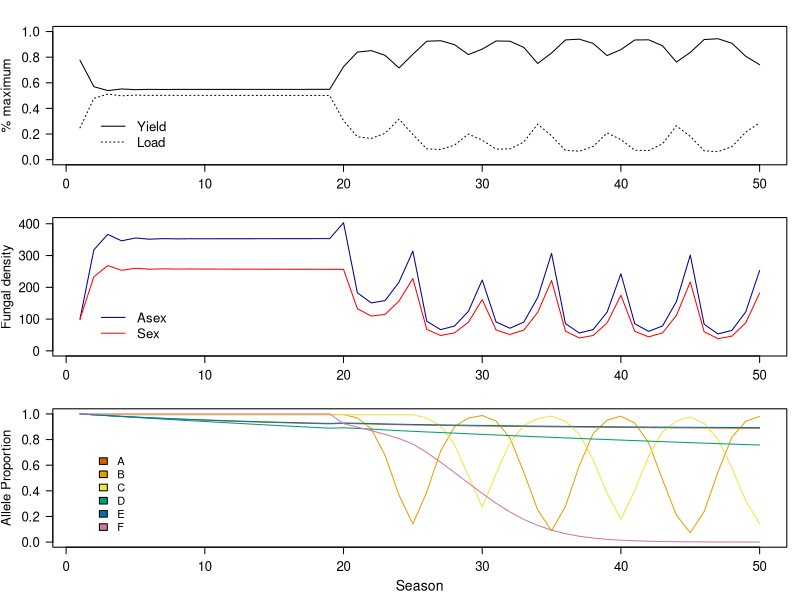
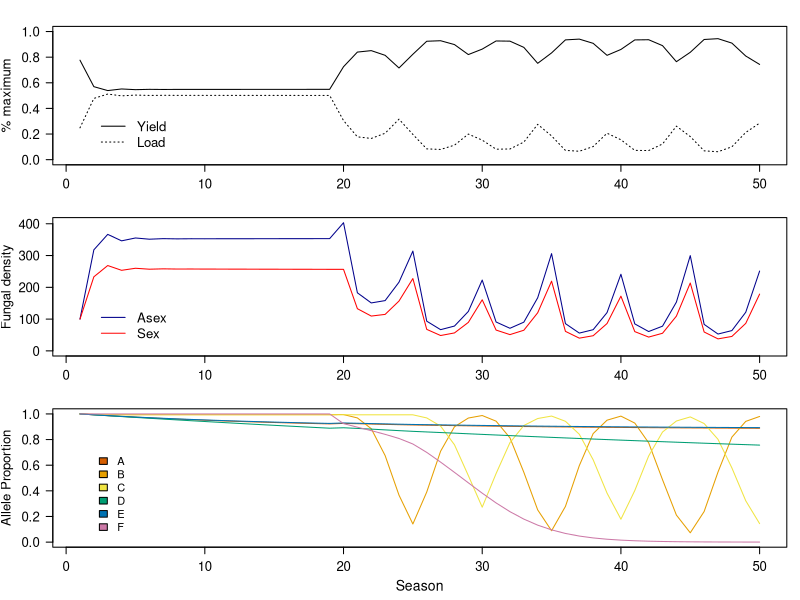
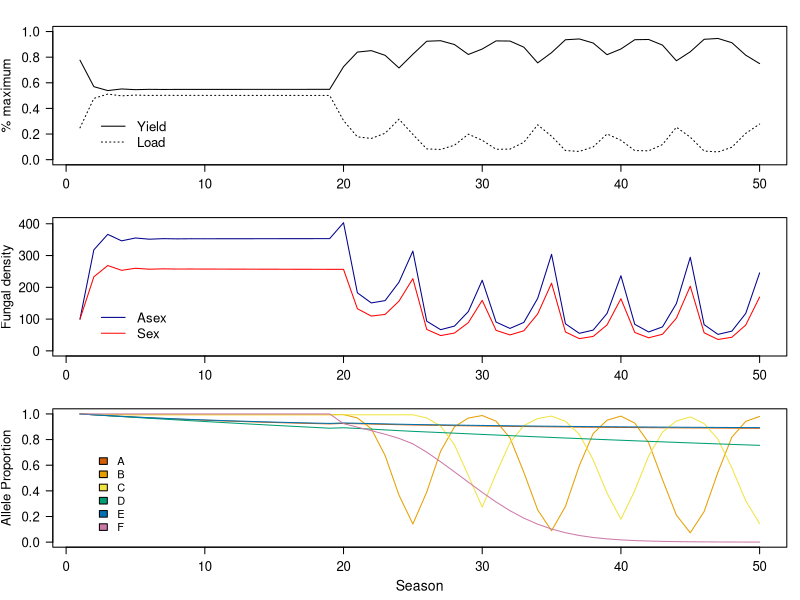
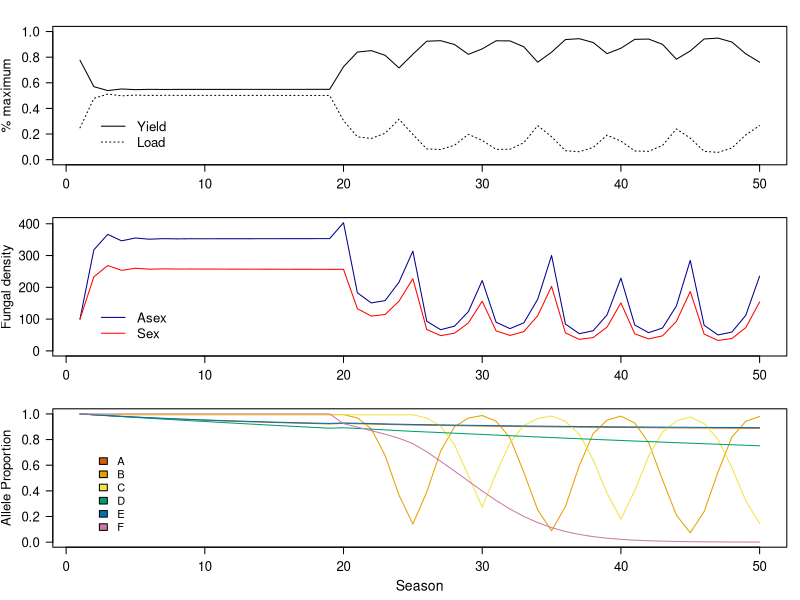
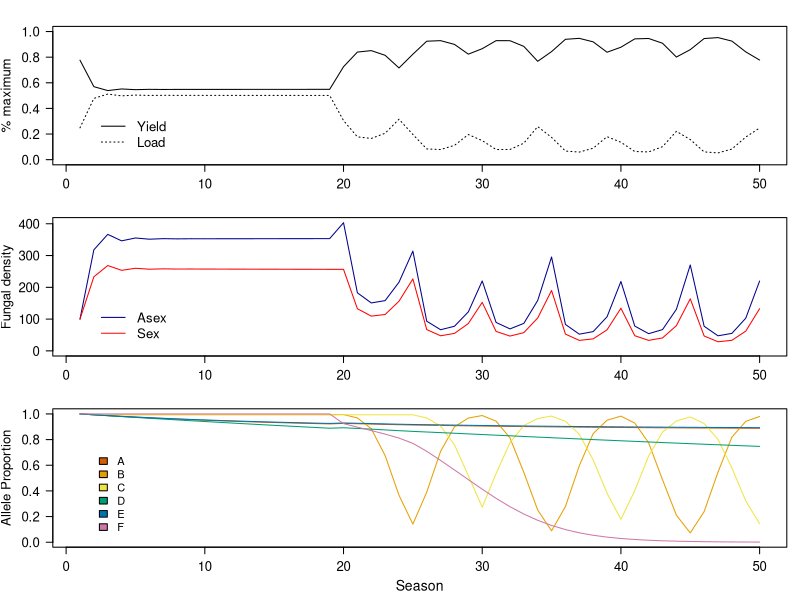
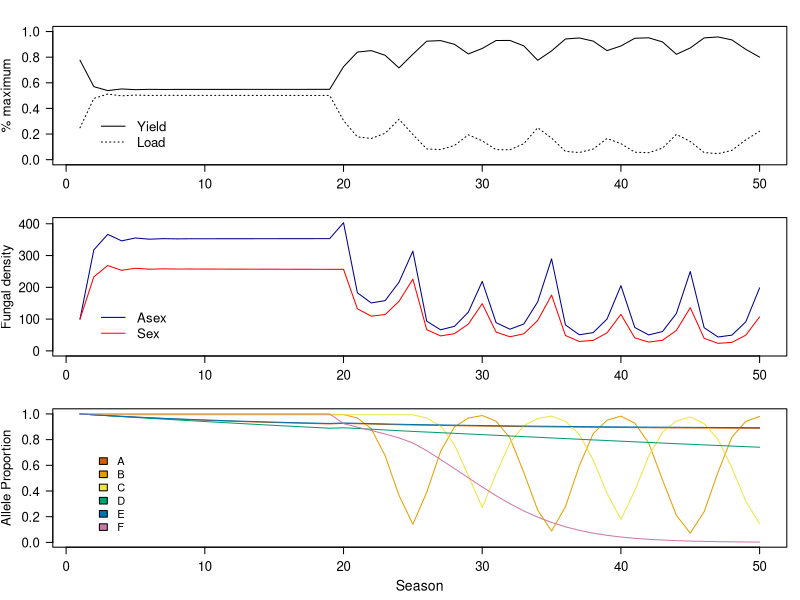
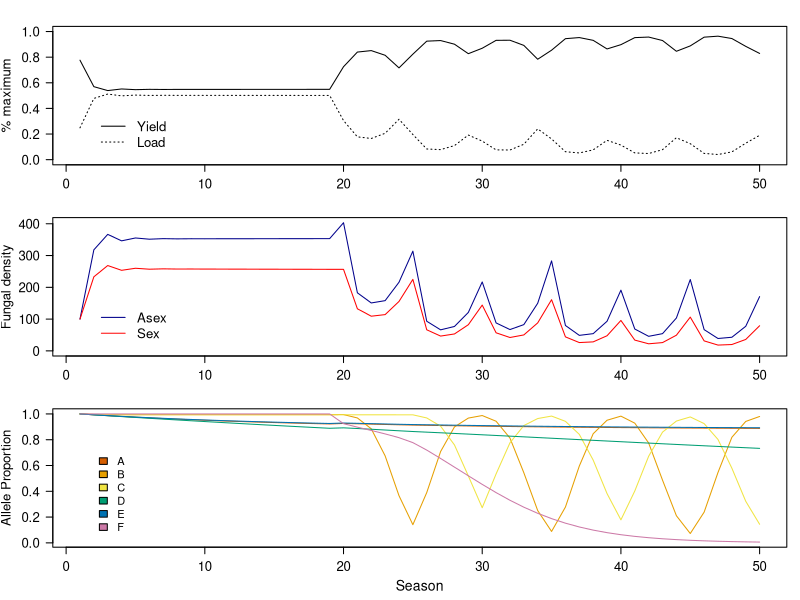
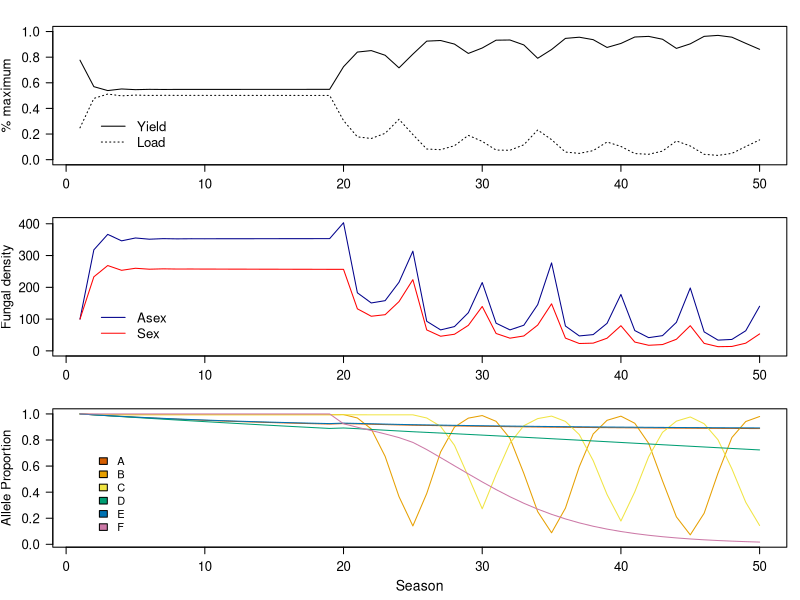

These charts were generated, in order, by the following R code: (Note: this script raises an error after producing the figures.)
##A model of a fungal plant pathogen on a plant crop in a single field
##We will model uninfected (S), infected (I) plants using S and I to match SI model for epidemiology



library(stringr)
library(fBasics)
library(data.table)

##------------------------------------------------------------------------------------------------------------
##Scenario
	scenario<-1

##matrix to store results in
	grand.res<-NULL

	params<-1:135
	yield_params<-matrix(NA,nrow=length(params),ncol=50)
	
	my.seq<-sort(c(seq(0,1.0,length.out=11),c(0.85,0.95,0.975,0.99)))
	
	param_lethality<-rep(my.seq,9)
	        
	param_sex<-c(rep(0.4,45),rep(0.9,90))
	param_sexresist<-c(rep(0.05,90),rep(0.85,45))
	param_selfish<-rep(rep(c(10,20,100),each=15),3)
	
for (param in params) {	

##1) Define parameter values 

##Total time to run the simulation
	nseasons<-50
##Maximum number of asexual generations completed on the crop plant each season
	ngens<-5
##Mutation Rate
	mut=c(mut_A=0.001,mut_B=0.001,mut_C=0.001,mut_D=0.001,mut_E=0.001,mut_F=0.00)
##Proportionate yield of infected plants
	Inf_Yield<-0.1
##Toggle whether to additionally plot the within-season dynamics for the final season - by default plots seasons
	plot.within.season<-FALSE

##Wild-type (ABCDEF) parameter values for asexual stages
	##A) Fecundity (Number of Offspring) in soil/debris in spring
	##B) Infection of plants
	##C) Growth on plants
	##D) Proportion of Sex Offspring at end of season
	##E) Winter Survival
	##F) Gene Drive locus

	wt.params<-c(Fecundity=1.3,Infection=0.9,Growth=1.5, Pro_sex=param_sex[param], Survival=0.9,Blank=1)
	wt.alleles<-c("A","B","C","D","E","F")

##Effects of antifungal control on parameter values = selection coefficient of WT in fungicide environment
	control_effect<-c(control_effect_A=0.2,control_effect_B=0.2,control_effect_C=0.2,control_effect_D=0.2,control_effect_E=0.2,control_effect_F=0.2)
##Efficacy of resistance, i.e. how close does resistance get proportionately to restoring original parameter value
	efficacy_resistance<-c(efficacy_resistance_A=0.01,efficacy_resistance_B=0.01,efficacy_resistance_C=0.01,efficacy_resistance_D=0.01,efficacy_resistance_E=0.01,efficacy_resistance_F=0.01) 
##Cost of resistance = selection coefficient of resistant allele in wildtype environment without fungicide
	cost_resistance<-c(cost_resistance_A=0.05,cost_resistance_B=0.2,cost_resistance_C=0.2,cost_resistance_D=param_sexresist[param],cost_resistance_E=0.05,cost_resistance_F=0.05) 
	
	my.model<-8
	
##Gene drive parameters - TIM ADDED INOCULUM SIZE OF GENE DRIVE SPORES
		gene_drive.params<- c(Lethality = param_lethality[param] ,Selfishness = param_selfish[param], Fecundity_Inhibition = 0, Infection_Inhibition = 0, Growth_Inhibition = 0, Sex_Inhibition = 0, Survival_Inhibition=0, Inoculum = 50)
   	
    ##NB Compare with Burt 2003, epsilon = Selfishness/(Selfishness+1), and Selfishness = epsilon/(1-epsilon)
	##Where epsilon is probability of F converted to f in Homing Endonuclease Gene
	##Selfishness = 9 equates to epsilon = 0.9, default used in Burt paper (10 = 0.91)
	##Selfishness = 20 equates to epsilon = 0.952381. (19 = epsilon 0.95)
	##Selfishness = 99 (or 100 rounding) equates to epsilon =0.99, cited as realistic high value in yeast in Burt


##Assigns when the prescribed control measure is applied
	gene_drive<-array(FALSE,dim=c(nseasons,1))
	fungicide<-array(1,dim=c(nseasons,ngens,5))	

##The set of possible models to consider
	model.choices<-c("No_control","One_Fungi_20","Two_Fungi_Simult","Two_Fungi_Alt","HaploidGeneDrive","DiploidGeneDrive","HaploidFungicide","DiploidFungicide")
##change my.model to select a model

	
	#my.model<-8
	which.model<-model.choices[my.model]

	## a) No control
	 if (which.model=="No_control") {
			}
			
	##Fungicide models from here

	## b) One fungicide, 20 seasons
	 if (which.model=="One_Fungi_20") {
	  which.seasons<-20:40
	  which.fungicide<-1
	  fungicide[which.seasons,, which.fungicide]<-2
    	 }
    	
   	##c) Two fungicides simultaneously
	 if (which.model=="Two_Fungi_Simult") {
	  which.seasons<-20:50
	  which.fungicide<-c(2,3)
	  fungicide[which.seasons,, which.fungicide]<-2
    	}   	

	## d) Alternating fungicides every 5 years
	 if (which.model=="Two_Fungi_Alt") {
	  which.fungicide<-c(2,3)
	  fungicide[c(20:24,30:34,40:44),, which.fungicide[1]]<-2
	  fungicide[c(20:24,30:34,40:44)+5,, which.fungicide[2]]<-2
    	}

	##Gene drive models from here

    ## e) Haploid gene drive - need to set lethality to 0, which parameter is affected and inhibition amount above.
     if (which.model=="HaploidGeneDrive") {
     	##Gene drive parameters - TIM ADDED INOCULUM SIZE OF GENE DRIVE SPORES
		gene_drive.params<- c(Lethality = 0.0 ,Selfishness = param_selfish[param], Fecundity_Inhibition = 0.2, Infection_Inhibition = param_effect[param], Growth_Inhibition = 0.2, Sex_Inhibition = 0.2, Survival_Inhibition=0.2, Inoculum = 50)
		##Selector for which stage the gene_drive is affecting in haploid model
		gene_drive_control<-c(2)
		##when is the gene drive started
		  gene_drive[20:nseasons]<-TRUE
    	}
 
    	
    ##f) Diploid gene drive -  need to set lethality to >0, e.g. 0.99 and inhibition parameters to zero.
  if (which.model=="DiploidGeneDrive") {
     	##Gene drive parameters - TIM ADDED INOCULUM SIZE OF GENE DRIVE SPORES
    gene_drive.params<- c(Lethality = param_lethality[param] ,Selfishness = param_selfish[param], Fecundity_Inhibition = 0, Infection_Inhibition = 0, Growth_Inhibition = 0, Sex_Inhibition = 0, Survival_Inhibition=0, Inoculum = 50)
    ##Selector for which stage the gene_drive is affecting in haploid model - REQUIRED BUT NOT USED IN THIS VERSION
		gene_drive_control<-c(2)		  
		gene_drive[20:nseasons]<-TRUE
    	}
    
	## g) Haploid gene drive plus one fungicide
   	if (which.model=="HaploidFungicide") {
   	  ##Gene drive parameters - TIM ADDED INOCULUM SIZE OF GENE DRIVE SPORES
   	  gene_drive.params<- c(Lethality = param_lethality[param] ,Selfishness = param_selfish[param], Fecundity_Inhibition = 0, Infection_Inhibition = 0, Growth_Inhibition = 0, Sex_Inhibition = 0, Survival_Inhibition=0, Inoculum = 50)
   	  ##Selector for which stage the gene_drive is affecting in haploid model - REQUIRED BUT NOT USED IN THIS VERSION
   	  gene_drive_control<-c(2)		  
   	  gene_drive[20:nseasons]<-TRUE
   	  which.seasons<-20:50
	  		which.fungicide<-c(3)
	  		fungicide[which.seasons,, which.fungicide]<-2
    	}
    	
     ##h) Diploid gene drive + fungicide
  if (which.model=="DiploidFungicide") {
     	##Gene drive parameters - TIM ADDED INOCULUM SIZE OF GENE DRIVE SPORES
    gene_drive.params<- c(Lethality = param_lethality[param] ,Selfishness = param_selfish[param], Fecundity_Inhibition = 0, Infection_Inhibition = 0, Growth_Inhibition = 0, Sex_Inhibition = 0, Survival_Inhibition=0, Inoculum = 50)
    ##Selector for which stage the gene_drive is affecting in haploid model - REQUIRED BUT NOT USED IN THIS VERSION
		gene_drive_control<-c(2)		  
		gene_drive[20:nseasons]<-TRUE
		which.fungicide<-c(2,3)
		fungicide[c(20:24,30:34,40:44),, which.fungicide[1]]<-2
		fungicide[c(20:24,30:34,40:44)+5,, which.fungicide[2]]<-2
  }
   	
    
#----------------------------------------------------------------------------------------------------------------

##2) Construct the mutation table

##TIM JAN 2026- rearranged order of some lines as wasn't working from cold
	Genotype.combos<-expand.grid(c(0,1),c(0,1),c(0,1),c(0,1),c(0,1),c(0,1))
	Genotype.ids<-apply(expand.grid(c("A","a"),c("B","b"),c("C","c"),c("D","d"),c("E","e"),c("F","f")),1,function(x) paste(x,collapse=""))
	##Set up mutation matrix
	mut.list<-list()
	for (i in (1:6)) {
	  mut.list[[i]]<-outer(substring(Genotype.ids,i,i),substring(Genotype.ids,i,i),"==")
	  mut.list[[i]][mut.list[[i]]]<-(1-mut[i])
	  mut.list[[i]][!mut.list[[i]]]<-mut[i]
	}
	mut.matrix<-mut.list[[1]]*mut.list[[2]]*mut.list[[3]]*mut.list[[4]]*mut.list[[5]]*mut.list[[6]]
	

#-----------------------------------------------------------------------------------------
		
##3) Build the parameter array for asexual steps, initially with wildtype values
	##Each matrix in the array contains the associated coefficients for each different locus
	Asex.params<-array(dim=c(2,length(Genotype.ids),length(wt.params)))
	dimnames(Asex.params)[[1]]<-c("None","Control")
	##Row 1 = values when fungicide for that life stage is absent
	##Row 2 = values when fungicide for that life stage is present
	dimnames(Asex.params)[[2]]<-Genotype.ids
	##Columns = each genotype in Genotype.ids
	dimnames(Asex.params)[[3]]<-names(wt.params)
	for (i in (1:length(wt.params))) {Asex.params[,,i]<-wt.params[i]
	Asex.params[1,!grepl(wt.alleles[i],Genotype.ids,fixed=TRUE),i]<-wt.params[i]*(1-cost_resistance[i])}
	for (i in (1:5)) {
	  Asex.params[2, grepl(wt.alleles[i],Genotype.ids,fixed=TRUE),i]<-wt.params[i]*(1-control_effect[i])  
	  ##Values for wild-type allele: first number = value without control, second number = value with control
	  Asex.params[2, !grepl(wt.alleles[i],Genotype.ids,fixed=TRUE),i]<-wt.params[i]*(1-efficacy_resistance[i])    
	  ##Values for alternative/resistant allele: first number = value without control, second number = value with control
	}

##Alter the parameters based on any gene drive effects on haploid life-cycle
	if (any(gene_drive)) {
		for (i in gene_drive_control) {
	  Asex.params[, grepl("f",Genotype.ids,fixed=TRUE),i]<-Asex.params[, grepl("f",Genotype.ids,fixed=TRUE),i]*c(1-gene_drive.params[i+2],1-gene_drive.params[i+2])
	} #Reduces the fitness for the chosen gene_driven effects
	}
	
##Build parameter array for sexual spores
	Sex.params<-Asex.params
	##Currently we assume survival is proportionately higher and fecundity is proportionately lower, irrespective of control
	##TIM JAN 2026- need to think about justification for this a bit, but in any case, 
	##could change so there is a trade-off between survival and fecundity but no net benefit, 
	##plus avoid >100% survival sexual spores, hence i.e. changed to 0.909 and 1.1 to work with defaults. 
	sex_effects<-c(1/1.1,1,1,1,1.1,1)
	Sex.params<-sweep(Sex.params,MARGIN=3,STATS=sex_effects,FUN="*")

#----------------------------------------------------------------

##4) Calculate the random mating and gamete table for sexual reproduction

	alleles<-list()
	for (i in (1:6)) {
	  alleles[[i]]<-strsplit(outer(substring(Genotype.ids,i,i),substring(Genotype.ids,i,i),paste)," ")}
	
	count.genotypes<-function(x) {
	  genos<-outer(alleles[[1]][[x]],alleles[[2]][[x]],paste)
	  genos<-gsub(" ","",as.vector(outer(genos,alleles[[3]][[x]],paste)))
	  genos<-gsub(" ","",as.vector(outer(genos,alleles[[4]][[x]],paste)))
	  genos<-gsub(" ","",as.vector(outer(genos,alleles[[5]][[x]],paste)))
	  genos<-gsub(" ","",as.vector(outer(genos,alleles[[6]][[x]],paste)))
	  return(Genotype.ids%in%genos/sum(Genotype.ids%in%genos))}
	
	RM.table<-t(simplify2array(lapply(1:length(alleles[[1]]),count.genotypes)))
	colnames(RM.table)<-Genotype.ids
	
	allele.array<-array(unlist(alleles),dim=c(2,length(alleles[[1]]),length(alleles)))
	rownames(RM.table)<-paste(apply(allele.array[1,,],1,function(x) paste(x,collapse="")),".",
	                          apply(allele.array[2,,],1,function(x) paste(x,collapse="")),sep="")
	
	##4b) Gene drive alterations to the mating table
	#Rescales f columns to have a greater proportion from sexual reproduction
	RM.table[,grepl("f",Genotype.ids,fixed=TRUE)]<- gene_drive.params["Selfishness"]*RM.table[,grepl("f",Genotype.ids,fixed=TRUE)]
	#Renormalises the table to ensure all rowsums
	RM.table<-RM.table/apply(RM.table,1,sum)
	#Applies lethality to the 'ff' haploids if applicable
	RM.table[str_count(rownames(RM.table),"f")==2,]<-(1-gene_drive.params["Lethality"]^2)*RM.table[str_count(rownames(RM.table),"f")==2,]
	##N.B. For consistency with literature the scalar is 1-e^2 as opposed to simply just redefining the scalar

#---------------------------------------------------------------------------------------------------------

##5) Assign initial values

	##Initial Crop and spore Densities across genotypes
	Initial_Crop<-10000
	#Initial_Spore_Asex<-rep(1.00,length(Genotype.ids))
	#Initial_Spore_Asex[33:64]<-0.0001
	##TIM CHANGED 2026 - start with 100% wild-type alleles
	Initial_Spore_Asex<-rep(0,length(Genotype.ids))
	Initial_Spore_Asex[1]<-100
	Initial_Spore_Sex<-Initial_Spore_Asex
	names(Initial_Spore_Asex)<-Genotype.ids
	names(Initial_Spore_Sex)<-Genotype.ids
##Records of Yield, Load and Spores
	Yield<-array(NA,nseasons)
	Load<-array(NA,nseasons)
	Asex_spores<-matrix(NA,nrow=nseasons,ncol=2^6)
	Sex_spores<-matrix(NA,nrow=nseasons,ncol=2^6)

##Set-up for season 1 from some hypothetical YEAR 0
	 N_Asex <- Initial_Spore_Asex
	 N_Sex<-Initial_Spore_Sex
	  
#--------------------------------------------------------------------------------------------

##6) Run model - step through a set of discrete life stages of fungus within each loop of a yearly cycle##
 
 ##array to plot example of within season dynamics in final season
 within_season<-matrix(NA,nrow=31,ncol=6)
 colnames(within_season)<-c("S","I","Nasex","Nsex","Stage","Gen")

##Start of season loop
 
for (season in (1: nseasons)) {

##A) Start of the year, new field of crop planted, initially all uninfected
	#print(season)
	S<-Initial_Crop
	I<-0
	
	within_season[1,]<-c(S,I,sum(N_Asex),sum(N_Sex),1,1)
	
	#Builds the fungicide set-up for the year
	
	#Sets up the gene_drive if it is enabled for this season TIM ALTERRED 2026 - NOT SURE WHY DOING THIS EVERY LOOP
		##INSTEAD, JUST NEED TO INTRODUCE f ALLELES AT START OF GENE DRIVE
	if (any(gene_drive)){
		if (season == which(gene_drive)[1]) {
		
		N_Asex["ABCDEf"]<-gene_drive.params["Inoculum"]
		
	  #Resets the parameter array
	  #for (i in (1:length(wt.params))) {Asex.params[,,i]<-wt.params[i]
	  	##CHECK HERE - NOT SURE IT IS RIGHT
	  #Asex.params[1,!grepl(wt.alleles[i],Genotype.ids,fixed=TRUE),i]<-wt.params[i]*(1-cost_resistance[i])}
	  #Now applies the fungicide effects
	  #for (i in 1:6) {
	  #  Asex.params[2, grepl(wt.alleles[i],Genotype.ids,fixed=TRUE),i]<-wt.params[i]*(1-control_effect[i])  
	  #  Asex.params[2, !grepl(wt.alleles[i],Genotype.ids,fixed=TRUE),i]<-wt.params[i]*(1-efficacy_resistance[i])}
  	#for (i in gene_drive_control) {
  	 # Asex.params[, grepl("f",Genotype.ids,fixed=TRUE),i]<-Asex.params[, grepl("f",Genotype.ids,fixed=TRUE),i]*c(1-#gene_drive.params[i+2],1-gene_drive.params[i+2])
  	#}
  	
	}
	}
	#Finally sets up the sexual spore parameters - TIM 2026, DON'T NEED THIS?
	#Sex.params<-Asex.params
	#Sex.params<-sweep(Sex.params,MARGIN=3,STATS=sex_effects,FUN="*")
	
	##Record numbers of spores after first planting 
	Asex_spores[season,]<-N_Asex
	Sex_spores[season,]<-N_Sex
	#print(N_Asex)
	#print(N_Sex) 
	
##B) Spores produced by surviving fungal material from the previous year
	N_Asex <- N_Asex * Asex.params[fungicide[season,1,1],,"Fecundity"]
	N_Sex  <- N_Sex  *  Sex.params[fungicide[season,1,1],,"Fecundity"] #Modeled as directly proportional

#Mutation of spores as they reproduce
 	N_Asex <- as.vector(N_Asex%*%mut.matrix)
 	N_Sex <- as.vector(N_Sex%*%mut.matrix)

##TIM JAN 2026- I think we should combine all the spores here for infection
##				otherwise density-dependence is not working properly (each infects more than should
##				if combined together), and no legacy of origin of spores by this stage.

	N_Asex <- N_Asex + N_Sex

	within_season[2,]<-c(S,I,sum(N_Asex),0,1,2)


##C) Initial Infections from the soil 
	#Modeled as proportional to spore density and number of uninfected crops
	
	I_Asex <- N_Asex * Asex.params[fungicide[season,1,2],,"Infection"] * S / (S + I)   ## or S/(S + I) to match SIR models
	## COMMENT OUT JAN 2026 I_Sex <- N_Sex * Sex.params[fungicide[season,1,2],,"Infection"] * S/(S + I)   ## or S/(S + I) to match SIR models
	# Calculates the new infections
	
	New_I<- I_Asex #Genotype array of the new infections
	I <- sum(New_I) #Total number of new infections
	S <- S - I #Remaining healthy crop
	
	within_season[3,]<-c(S,I, sum(New_I),0,2,3)

	
##D) Asexual sporulation and infection generations occur as fungus spreads on the crop

##WITHIN THIS LOOP ASSUME THAT ALL REPRODUCTION IS ASEXUAL - SO NO SEXUAL SPORES FORMED DURING THE GEN LOOP OR PRESENT AT THIS TIME
##NEED PARAMETER/FITNESS THAT DEPENDS ON PRESENCE/ABSENCE OF CONTROL MEASURE, SO CAN TOGGLE ON/OFF OR ALTERNATE 

for (gen in (1:ngens)) {
#Production of new spores per infected plant
	N_Asex <- New_I * Asex.params[fungicide[season,gen,3],,"Growth"]
#Mutation of spores as they reproduce
 	N_Asex <- as.vector(N_Asex%*%mut.matrix)
	
#New infections arise from asexual spores	
  New_I <- N_Asex * Asex.params[fungicide[season,gen,2],,"Infection"] * S/(S + I)   ## or S/(S + I) to match SIR models
	I <- I + sum(New_I)
	S <- S - sum(New_I)
	
	within_season[3+gen,]<-c(S,I, sum(New_I),0,3,3+gen)

	
	} ##end of generations loop
	
	##No need to update these during the Asexual generations, but still need the correct values for the fungicide state at the end 
	Sex.params<-Asex.params
	Sex.params<-sweep(Sex.params,MARGIN=3,STATS=sex_effects,FUN="*")
##E) Crop Harvesting and Load Recording

	Yield[season]<- S + Inf_Yield * I
	Load[season]<-I/Initial_Crop
	
	within_season[3+ngens+1,]<-c(0,0, sum(New_I),0,4,3+ngens+1)

	
##F) Some fungal material produced by last infection cycle overwinters as sexual or as asexual, depending on genotype

	N_Asex <- New_I * (1-Asex.params[fungicide[season,ngens,4],,"Pro_sex"])
	N_Sex <- New_I * (Asex.params[fungicide[season,ngens,4],,"Pro_sex"])
	
	within_season[3+ngens+2,]<-c(0,0, sum(N_Asex),sum(N_Sex),5,3+ngens+2)

	
##G) Sexual Reproduction at the end of the season
#N.B Final sum of density will be same, but ratios of genotypes could change within N_Sex
	
	tmp.Sex_Spore.prop<-N_Sex%o%N_Sex
	tmp.Sex_Spore.prop<-tmp.Sex_Spore.prop/sum(tmp.Sex_Spore.prop)
	Sex_Spore.prop<-colSums(RM.table*as.vector(tmp.Sex_Spore.prop))
	N_Sex<-sum(N_Sex)* Sex_Spore.prop
##Mutations occur during spore formation 
 	N_Sex <- as.vector(N_Sex%*%mut.matrix)	

 	N_Asex <- as.vector(N_Asex%*%mut.matrix)	

##H) Over-winter survival  
	
 	N_Asex <- N_Asex * Asex.params[fungicide[season,ngens,5],,"Survival"]  
 	N_Sex <- N_Sex * Sex.params[fungicide[season,ngens,5],,"Survival"] #Currently modelled as directly proportional
 	
 	names(N_Asex)<-Genotype.ids 
 	names(N_Sex)<-Genotype.ids 
 	
 	within_season[3+ngens+3,]<-c(0,0, sum(N_Asex),sum(N_Sex),6,3+ngens+3)
 		  	
	} ##end of season loop

##add column names
colnames(Asex_spores)<-Genotype.ids
colnames(Sex_spores)<-Genotype.ids

#------------------------------------------------------------------------------------------------------------

##7) PLOT DENSITIES AND ALLELE FREQUENCIES	

##set color-blind palette for loci
col.pal<-c("#D55E00","#E69F00","#F0E442","#009E73","#0072B2","#CC79A7")
cx<-1.2

##Make filename so that keep figures for different versions
tmp<-""
if (exists("which.fungicide")&(max(fungicide)==2)) tmp<-paste0(".",paste0(which.fungicide,collapse=""))
if (exists("gene_drive_control")&any(gene_drive)) tmp<-paste0(tmp,".", paste0( gene_drive_control,collapse=""))

file.name<-paste0("Figures/Model",my.model,"_param",param,tmp,".pdf")

pdf(file=file.name,height=5.5,width=2.5)

par(mfcol=c(3,1),mar=c(2,4,2,1),oma=c(2,0,0,0))

##PLOT OVER SEASONS
comb.spores<-Asex_spores+ Sex_spores
plot(Yield/Initial_Crop,type="l",main="",xlab='Season',ylab="% maximum",las=1,ylim=c(0,1),cex.axis= cx,cex.lab= cx)
lines(Load,type="l",main="Load",xlab='Season',las=1,lty=3)
legend("bottomleft", bty="n",inset=.05, legend=c("Yield","Load"),lty=c(1,3),cex= cx)
plot(rowSums(Asex_spores),ylim=c(0,max(c(rowSums(Asex_spores),rowSums(Sex_spores)))),col="darkblue",type="l",ylab="Fungal density",main="",xlab='Season',las=1,cex.axis= cx,cex.lab= cx)
lines(rowSums(Sex_spores),col="red")
legend("bottomleft", bty="n",inset=.05,legend=c("Asex","Sex"),col=c('darkblue','red'),lty=1,cex= cx)
##combine genotype counts of asexual and sexual spores
##CALCULATE AND PLOT ALLELE FREQUENCES
allele.freqs<-matrix(NA,nrow=nseasons,ncol=length(wt.alleles))
for (i in (1:length(wt.alleles))) {
  allele.freqs[,i]<-rowSums(comb.spores[,grepl(wt.alleles[i],colnames(comb.spores))])/rowSums(comb.spores)
}
dimnames(allele.freqs)[[2]]<-wt.alleles
matplot(allele.freqs,type="l",lty=1,las=1,main="",col=col.pal,xlab='Season',ylab='Allele Proportion',cex.axis=cx,cex.lab=cx)
legend("bottomleft", bty="n",inset=.05,legend=wt.alleles,fill=col.pal,horiz=FALSE)
mtext(text = "Season",side=1,line=2.5,cex=0.7*cx)

dev.off()


# 7a) Optional, needs switching on - PLOT WITHIN SEASON


file.name2<-gsub("Model","WithinSeason",file.name)

if (plot.within.season) {

  pdf(file= file.name2, height=5.5,width=2.5)
  
  par(mfcol=c(3,1),mar=c(2,4,2,1),oma=c(2,0,0,0))
  matplot(within_season[1:11,1:2],type="s",ylab="Plant Density",xlab="step",main="",col=1,lty=c(1,3),xaxt="n",cex.axis=cx,cex.lab=cx)
  legend("topright", bty="n",inset=.05,legend=c("Susceptible","Infected"),lty=c(1,3))
  polygon(c(1,2,2,1),c(0,0,max(within_season[1:11,1:2])*1.1, max(within_season[1:11,1:2]))*1.1,col=gray(0.5,0.1),border=NA)
  polygon(c(3,8,8,3),c(0,0,max(within_season[1:11,1:2])*1.1, max(within_season[1:11,1:2]))*1.1,col=gray(0.5,0.1),border=NA)
  polygon(c(9,10,10,9),c(0,0,max(within_season[1:11,1:2])*1.1, max(within_season[1:11,1:2]))*1.1,col=gray(0.5,0.1),border=NA)
  mtext(text=1:6,at=c(1.5,2.5,5.5,8.5,9.5,10.5),side=1,line=0.2,cex=0.7*cx)
  mtext(text="Stage",side=1,line=1.2,cex=0.7*cx)
  
  matplot(within_season[1:11,3:4],type="s",ylab="Fungal Density",xlab="step",main="",col=c("darkblue","red"),lty=1,xaxt="n",cex.axis=cx,cex.lab=cx)
  legend("center", bty="n",inset=.05, legend=c("Asex","Sex"),col=c('darkblue','red'),lty=1,cex=cx)
  polygon(c(1,2,2,1),c(0,0,max(within_season[1:11,3:4])*1.1, max(within_season[1:11,3:4]))*1.1,col=gray(0.5,0.1),border=NA)
  polygon(c(3,8,8,3),c(0,0,max(within_season[1:11,3:4])*1.1, max(within_season[1:11,3:4]))*1.1,col=gray(0.5,0.1),border=NA)
  polygon(c(9,10,10,9),c(0,0,max(within_season[1:11,3:4])*1.1, max(within_season[1:11,3:4]))*1.1,col=gray(0.5,0.1),border=NA)
  mtext(text=1:6,at=c(1.5,2.5,5.5,8.5,9.5,10.5),side=1,line=0.2,cex=0.7*cx)
  mtext(text="Stage",side=1,line=1.2,cex=0.7*cx)
  
  ##check fungal densities include value immediately prior to asex/sex reproduction
  ##add generations/stages to the plot instead of steps
  dev.off()

}

yield_params[param,20:50]<-Yield[20:50]/Initial_Crop

#----
##CALCULATE EQUILIBRIUM SOLUTIONS FOR ECOLOGICAL CASE

##Tried doing this in SageMath - but it failed to find a solution for Nasex at equilibrium. 

#-------------------------------------------------------------------------------------------------------------------
##SUMMARY STATISTICS

Jumps<-c(0)
Behaviour<-array(dim=c(nseasons,3))
for (i in 2:(nseasons)){Jumps[i]<-(Yield[i]-Yield[i-1])}

##Behaviour Categorising - Cycles, Spikes, Converged, Decreasing
for (i in 2:nseasons) {
  if (abs(Jumps[i])<2) {Behaviour[i,1]<-'Converged'}
  if (Jumps[i]>2) {Behaviour[i,1]<-'Increasing'}
  if (Jumps[i]< -2) {Behaviour[i,1]<-'Decreasing'}
  if ((Jumps[i]*Jumps[i-1])<0) {Behaviour[i,2]<-'Cyclic'}
  else {Behaviour[i,2]<-'Monotone'}
  if (abs(Jumps[i])>2000) {Behaviour[i,3]<-'Spike'}
}

Data <- data.frame(yield = Yield,
                   differences = Jumps,
                   load = Load,
                   behaviour = Behaviour,
                   asex_total = rowSums(Asex_spores),
                   sex_total = rowSums(Sex_spores),
                   asex_Densities = Asex_spores,
                   sex_Densities = Sex_spores,
                   allele_Freqs = allele.freqs,
                   
                   row.names = 1:nseasons)
Summary_Data<-basicStats(Data[c('yield','load','asex_total','sex_total')])[c("Mean","Minimum","Maximum","Stdev"),]
#matplot(frollmean(Data[,"yield"],2),type="l",lty=1,main="Yield Rolling Avg",ylabel='Two step average')

Data[c('asex_Densities.ABCDEf','sex_Densities.ABCDEf','asex_Densities.ABCDEF','sex_Densities.ABCDEF')]
##Parameter Summary

Parameters <- data.frame(Mutation_Rates = mut,
                         W.T.Parameters = wt.params,
                         Sexual_Effects = sex_effects,
                         Gene_Drive_Effects = gene_drive.params[3:8],
                         Costs = cost_resistance,
                         Efficacies = efficacy_resistance,
                         Control_Effects = control_effect,
                         row.names= wt.alleles)
    Parameters<-Parameters[1:5,]
    Parameters<-Parameters[,-4]
                         

yield_res<-c(pre_yield= mean(Yield[5:20]), peak_yield= max(Yield[5:20]), yield_40=Yield[40], yield_50=Yield[50],mean_21_40=mean(Yield[21:40]), mean_41_50=mean(Yield[41:50]), mean_21_50=mean(Yield[21:50]))/Initial_Crop

Gene_drive<-array(0,5)
if (any(gene_drive)) {Gene_drive[gene_drive_control]<-1}
names(Gene_drive)<-paste0("GeneDrive_",1:5)

##set to NA for any that weren't used
gene_drive.params[(3:7)[which(Gene_drive==0)]]<-NA

Fungi_cont<-array(0,5)
if (any(fungicide==2)) {Fungi_cont[which.fungicide]<-1}
names(Fungi_cont)<-paste0("Fungicide_",1:5)

##set to NA for any that weren't used
Parameters[which(Fungi_cont==0),5:6]<-NA

##pull out allele frequencies at these seasons
allele.freqs20<-allele.freqs[20,]
names(allele.freqs20)<-paste("Freq20_",colnames(allele.freqs),sep="")
allele.freqs40<-allele.freqs[40,]
names(allele.freqs40)<-paste("Freq40_",colnames(allele.freqs),sep="")
allele.freqs50<-allele.freqs[50,]
names(allele.freqs50)<-paste("Freq50_",colnames(allele.freqs),sep="")

##single line summary of results
res<-c(scenario=scenario,model=my.model,unlist(Parameters),Fungi_cont,Num_fung=sum(Fungi_cont),gene_drive.params, Gene_drive,Num_drive=sum(Gene_drive),Infection_Yield=Inf_Yield,Number_of_Generations=ngens,
	yield_res, allele.freqs20 , allele.freqs40 ,allele.freqs50)
res<-t(res)

grand.res<-rbind(grand.res,res)

}  ##end my.model loop

	file.name4<-paste0("Figures/Model",my.model,"_params",tmp,".pdf")
	
	pdf(file=file.name4,height=6,width=6)
	
	par(mfcol=c(3,3),mar=c(2,2,2,1),oma=c(3,3,0,0),xpd=NA)
	
	##Mainly asex
	
	yield_type<-"yield_50"
	
	subs<-(param_sex==0.4)&(param_selfish==10)
	plot(param_lethality[subs],1-grand.res[subs,"Freq50_F"],ylab="Frequency drive allele",xlab="",type="l",las=1,cex.axis=cx,cex.lab=cx,lty=3)
	subs<-(param_sex==0.4)&(param_selfish==20)
	lines(param_lethality[subs],1-grand.res[subs,"Freq50_F"],type="l",lty=2)
	subs<-(param_sex==0.4)&(param_selfish==100)
	lines(param_lethality[subs],1-grand.res[subs,"Freq50_F"],type="l",lty=1)

	subs<-(param_sex==0.4)&(param_selfish==10)
	plot(param_lethality[subs],grand.res[subs,yield_type],ylim=c(0.5,1.0),ylab="% Yield",xlab="",type="l",las=1,cex.axis=cx,cex.lab=cx,lty=3)
	subs<-(param_sex==0.4)&(param_selfish==20)
	lines(param_lethality[subs],grand.res[subs,yield_type],type="l",lty=2)
	subs<-(param_sex==0.4)&(param_selfish==100)
	lines(param_lethality[subs],grand.res[subs,yield_type],type="l",lty=1)
	legend("left", bty="n",inset=.05,legend=c("100x","20x","10x"),lty=c(1:3),cex=cx)

	subs<-(param_sex==0.4)&(param_selfish==10)
	plot(param_lethality[subs],grand.res[subs,"Freq50_D"],ylim=c(0,1.0),ylab="Frequency sex allele",xlab="r (lethality)",type="l",las=1,cex.axis=cx,cex.lab=cx,lty=3)
	subs<-(param_sex==0.4)&(param_selfish==20)
	lines(param_lethality[subs],grand.res[subs,"Freq50_D"],type="l",lty=2)
	subs<-(param_sex==0.4)&(param_selfish==100)
	lines(param_lethality[subs],grand.res[subs,"Freq50_D"],type="l",lty=1)

	##Mainly sex
	
	subs<-(param_sex==0.9)&(param_selfish==10)&(param_sexresist==0.05)
	plot(param_lethality[subs],1-grand.res[subs,"Freq50_F"],ylab="",xlab="",type="l",las=1,cex.axis=cx,cex.lab=cx,lty=3)
	subs<-(param_sex==0.9)&(param_selfish==20)&(param_sexresist==0.05)
	lines(param_lethality[subs],1-grand.res[subs,"Freq50_F"],type="l",lty=2)
	subs<-(param_sex==0.9)&(param_selfish==100)&(param_sexresist==0.05)
	lines(param_lethality[subs],1-grand.res[subs,"Freq50_F"],type="l",lty=1)
	
	subs<-(param_sex==0.9)&(param_selfish==10)&(param_sexresist==0.05)
	plot(param_lethality[subs],grand.res[subs,yield_type],ylim=c(0.5,1.0),ylab="",xlab="",type="l",las=1,cex.axis=cx,cex.lab=cx,lty=3)
	subs<-(param_sex==0.9)&(param_selfish==20)&(param_sexresist==0.05)
	lines(param_lethality[subs],grand.res[subs,yield_type],type="l",lty=2)
	subs<-(param_sex==0.9)&(param_selfish==100)&(param_sexresist==0.05)
	lines(param_lethality[subs],grand.res[subs,yield_type],type="l",lty=1)

	subs<-(param_sex==0.9)&(param_selfish==10)&(param_sexresist==0.05)
	plot(param_lethality[subs],grand.res[subs,"Freq50_D"],ylim=c(0,1.0),ylab="",xlab="r (lethality)",type="l",las=1,cex.axis=cx,cex.lab=cx,lty=3)
	subs<-(param_sex==0.9)&(param_selfish==20)&(param_sexresist==0.05)
	lines(param_lethality[subs],grand.res[subs,"Freq50_D"],type="l",lty=2)
	subs<-(param_sex==0.9)&(param_selfish==100)&(param_sexresist==0.05)
	lines(param_lethality[subs],grand.res[subs,"Freq50_D"],type="l",lty=1)

	##Mainly sex
	
	subs<-(param_sex==0.9)&(param_selfish==10)&(param_sexresist==0.85)
	plot(param_lethality[subs],1-grand.res[subs,"Freq50_F"],ylab="",xlab="",type="l",las=1,cex.axis=cx,cex.lab=cx,lty=3)
	subs<-(param_sex==0.9)&(param_selfish==20)&(param_sexresist==0.85)
	lines(param_lethality[subs],1-grand.res[subs,"Freq50_F"],type="l",lty=2)
	subs<-(param_sex==0.9)&(param_selfish==100)&(param_sexresist==0.85)
	lines(param_lethality[subs],1-grand.res[subs,"Freq50_F"],type="l",lty=1)
	
	subs<-(param_sex==0.9)&(param_selfish==10)&(param_sexresist==0.85)
	plot(param_lethality[subs],grand.res[subs,yield_type],ylim=c(0.5,1.0),ylab="",xlab="",type="l",las=1,cex.axis=cx,cex.lab=cx,lty=3)
	subs<-(param_sex==0.9)&(param_selfish==20)&(param_sexresist==0.85)
	lines(param_lethality[subs],grand.res[subs,yield_type],type="l",lty=2)
	subs<-(param_sex==0.9)&(param_selfish==100)&(param_sexresist==0.85)
	lines(param_lethality[subs],grand.res[subs,yield_type],type="l",lty=1)
	
	subs<-(param_sex==0.9)&(param_selfish==10)&(param_sexresist==0.85)
	plot(param_lethality[subs],grand.res[subs,"Freq50_D"],ylim=c(0,1.0),ylab="",xlab="r (lethality)",type="l",las=1,cex.axis=cx,cex.lab=cx,lty=3)
	subs<-(param_sex==0.9)&(param_selfish==20)&(param_sexresist==0.85)
	lines(param_lethality[subs],grand.res[subs,"Freq50_D"],type="l",lty=2)
	subs<-(param_sex==0.9)&(param_selfish==100)&(param_sexresist==0.85)
	lines(param_lethality[subs],grand.res[subs,"Freq50_D"],type="l",lty=1)
	
		
	dev.off()
	
	
	#file.name3<-paste0("Scenario",scenario,".csv")

write.csv(grand.res,file="DiploidGeneDriveFungicideResults.csv",row.names=F)
